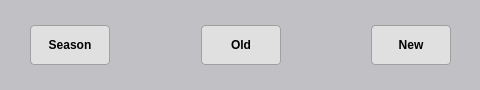
<?xml version="1.0" encoding="UTF-8"?>
<ui version="4.0">
 <class>Dialog</class>
 <widget class="QDialog" name="Dialog">
  <property name="geometry">
   <rect>
    <x>0</x>
    <y>0</y>
    <width>480</width>
    <height>90</height>
   </rect>
  </property>
  <property name="windowTitle">
   <string>Dialog</string>
  </property>
  <property name="styleSheet">
   <string notr="true">QDialog {
                background-color: #c0c0c5;
                color: #000000;
                font-family: &quot;Segoe UI&quot;, &quot;Arial&quot;, sans-serif;
                font-size: 11pt;
                }

                QLabel {
                color: #000000;
                font-weight: 500;
                }

                QLineEdit {
                background-color: #e0e0e0;
                border: 1px solid #bbbbbb;
                border-radius: 6px;
                padding: 5px 8px;
                color: #000000;
                selection-background-color: #a0aaff;
                selection-color: #ffffff;
                }

                QLineEdit:focus {
                border: 1px solid #4a90e2;
                }

                QPushButton {
                background-color: #e0e0e0;
                color: #000000;
                border: 1px solid #a0a0a0;
                border-radius: 4px;
                padding: 5px 10px;
                font-weight: 500;
                }

                QPushButton:hover {
                background-color: #d6d6d6;
                }

                QPushButton:pressed {
                background-color: #c0c0c0;
                }
            </string>
  </property>
  <widget class="QWidget" name="horizontalLayoutWidget">
   <property name="geometry">
    <rect>
     <x>0</x>
     <y>0</y>
     <width>481</width>
     <height>91</height>
    </rect>
   </property>
   <layout class="QHBoxLayout" name="horizontalLayout">
    <property name="spacing">
     <number>10</number>
    </property>
    <property name="leftMargin">
     <number>30</number>
    </property>
    <property name="topMargin">
     <number>15</number>
    </property>
    <property name="rightMargin">
     <number>30</number>
    </property>
    <property name="bottomMargin">
     <number>15</number>
    </property>
    <item>
     <widget class="QPushButton" name="btnSeason">
      <property name="minimumSize">
       <size>
        <width>80</width>
        <height>40</height>
       </size>
      </property>
      <property name="text">
       <string>Season</string>
      </property>
     </widget>
    </item>
    <item>
     <spacer name="horizontalSpacer_2">
      <property name="orientation">
       <enum>Qt::Orientation::Horizontal</enum>
      </property>
      <property name="sizeHint" stdset="0">
       <size>
        <width>40</width>
        <height>20</height>
       </size>
      </property>
     </spacer>
    </item>
    <item>
     <widget class="QPushButton" name="btnOld">
      <property name="minimumSize">
       <size>
        <width>80</width>
        <height>40</height>
       </size>
      </property>
      <property name="text">
       <string>Old</string>
      </property>
     </widget>
    </item>
    <item>
     <spacer name="horizontalSpacer">
      <property name="orientation">
       <enum>Qt::Orientation::Horizontal</enum>
      </property>
      <property name="sizeHint" stdset="0">
       <size>
        <width>40</width>
        <height>20</height>
       </size>
      </property>
     </spacer>
    </item>
    <item>
     <widget class="QPushButton" name="btnNew">
      <property name="minimumSize">
       <size>
        <width>80</width>
        <height>40</height>
       </size>
      </property>
      <property name="text">
       <string>New</string>
      </property>
     </widget>
    </item>
   </layout>
  </widget>
 </widget>
 <resources/>
 <connections/>
</ui>
